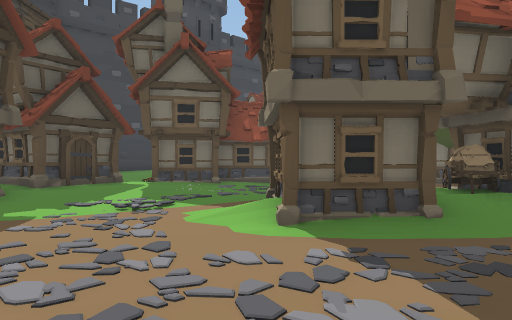
View 1 (above)

21 first-person views from a walk through a 3-D level made in the Unity game engine. The camera is 1.4 m above the floor, looks level and sees 70° across. The floor is counted in squares, 2 m on a side. Each view is taken from the middle of a square. On the plan, view 1 faces up. The plan holds only what a view shows up to about 11 squares ahead; the rest is blank. The place goes on beyond the plan. The player character is not drawn. Some animated figures are left out. Some surface patterns are stand-ins.

View 2
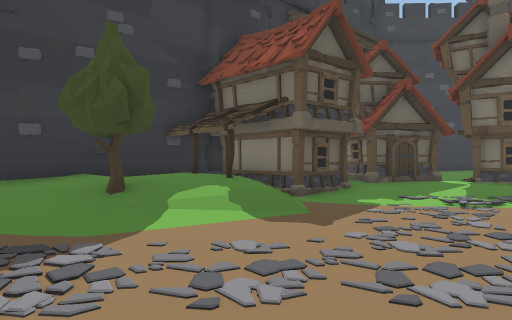

View 3
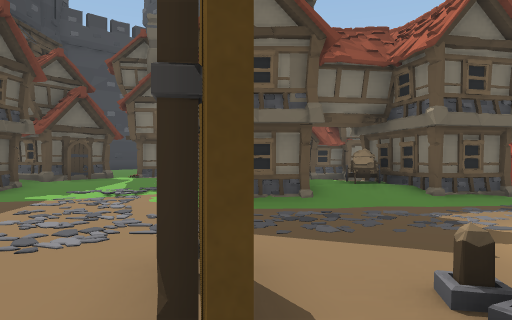

View 4
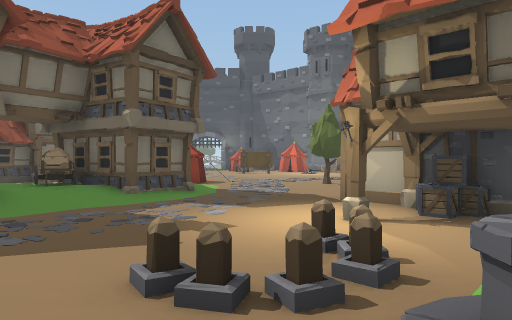

View 5
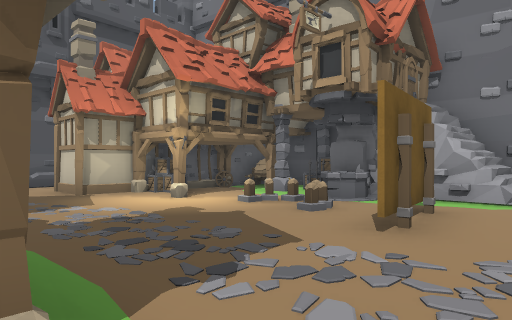

View 6
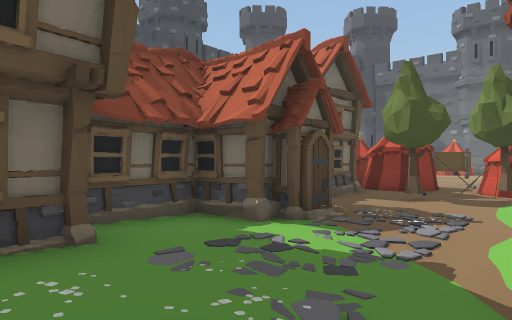

View 7
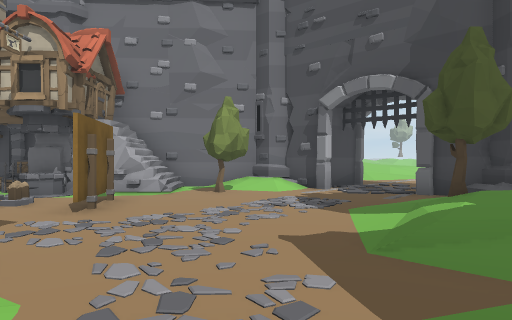

View 8
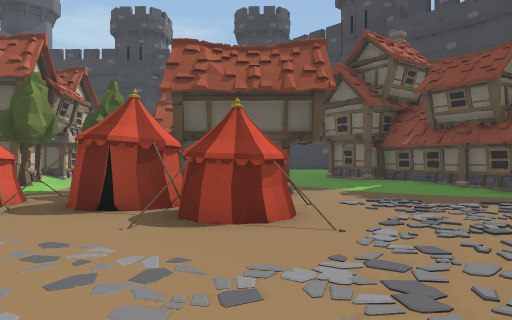

View 9
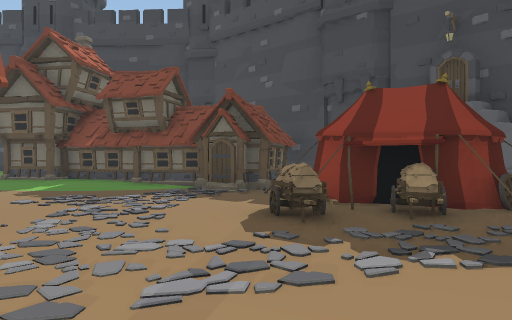

View 10
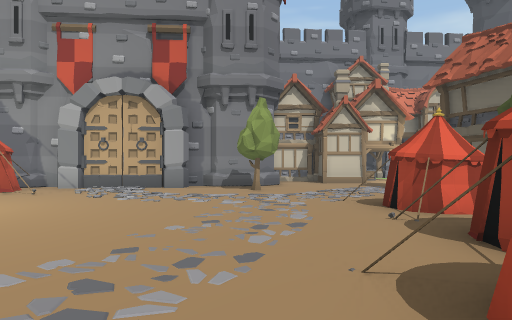

View 11
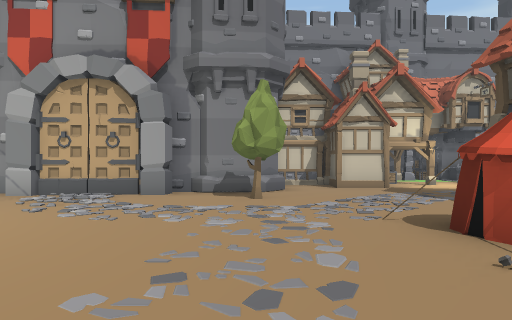

View 12
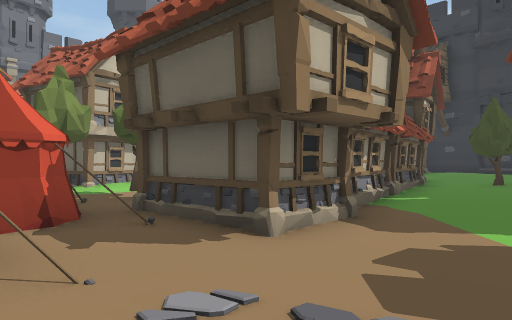

View 13
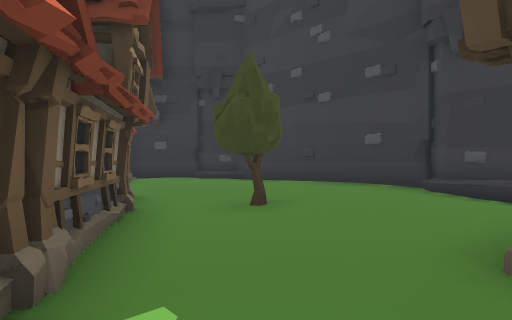

View 14
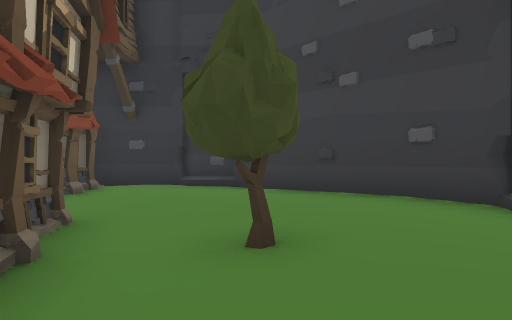

View 15
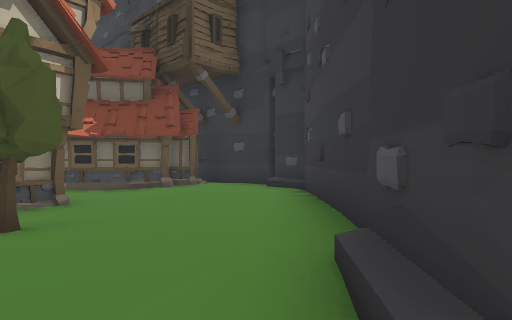

View 16
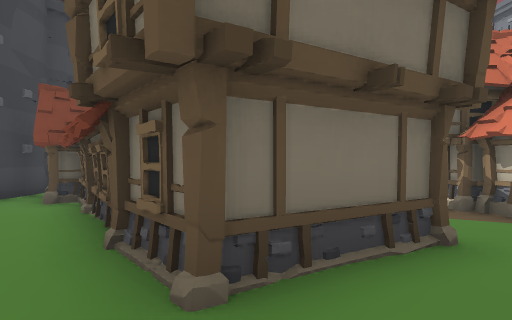

View 17
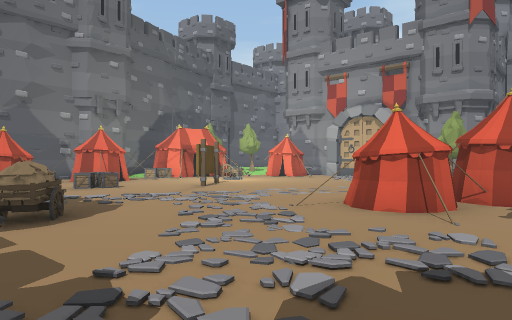

View 18
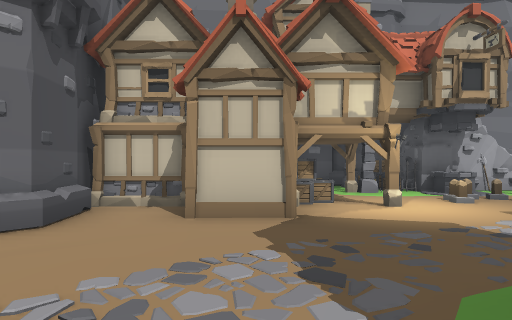

View 19
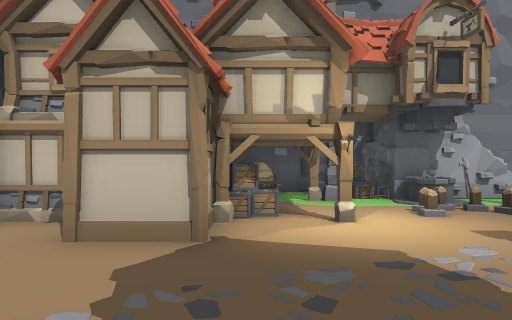

View 20
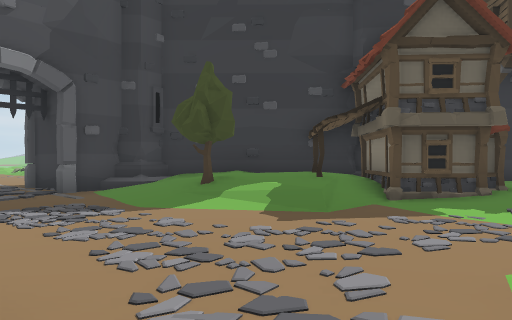

View 21
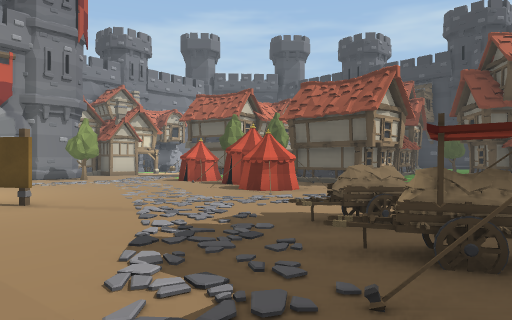

### Floor plan
Key: @ floor where view 1 was taken; # wall or solid block; x gap in a wall; . main floor; : floor 0.25 m higher than the main floor; + floor 0.5 m higher than the main floor; * floor 0.75 m higher than the main floor; / step, stairs or slope; = window, fence, low wall or low ledge; H house; T tree; F flower; W tower; E tent; C crate; P pillar; O other object.
Columns run from 7 left of view 1 to 15 right of it. Each row starts with its distance up from view 1.
 18        :::##########O .
 17     ##::####......#O..
 16    ##::H:#::......O....
 15   ##++++HH:............
 14  ##++++:::............C
 13 W++++T::::............O
 12 #+++::::####H..EE......
 11 #++::H### ##H.##E....#.
 10 ##/:::###  ...##.......
  9 ####OH#:##..Tx##.....
  8 ####:OFO.O....EE......
  7   H#::O....:/TEE......
  6   H:::./HHOHH:.........
  5 WH H...:+HOHH:.........
  4 #*/..../H/:H.....T.....
  3 #HH//..............#OOO
  2 #**/.............###
  1 #*T:.........C##.#
  0 #+:....@#OO.OC####
 -1 W:......#OO..C#
 -2  #.......=#PPO#
 -3 #.:...T//##O=O#
 -4 ...#/+.//##P###
 -5  .#W##W###
 -6    W

Positions as (right, up) in squares from view 1, and headings:
1: (0, 0), facing up
2: (0, -1), facing up-left
3: (1, -2), facing up
4: (1, -2), facing up-right
5: (-1, 4), facing down-right
6: (-2, 6), facing up-right
7: (-2, 6), facing down
8: (13, 12), facing left
9: (14, 12), facing up-left
10: (10, 13), facing down
11: (10, 11), facing down
12: (8, 15), facing down-left
13: (3, 13), facing left
14: (1, 13), facing left
15: (-1, 17), facing down-left
16: (-2, 16), facing right
17: (6, 17), facing down-right
18: (7, 6), facing down
19: (6, 5), facing down
20: (2, 2), facing left
21: (15, 18), facing down-left
